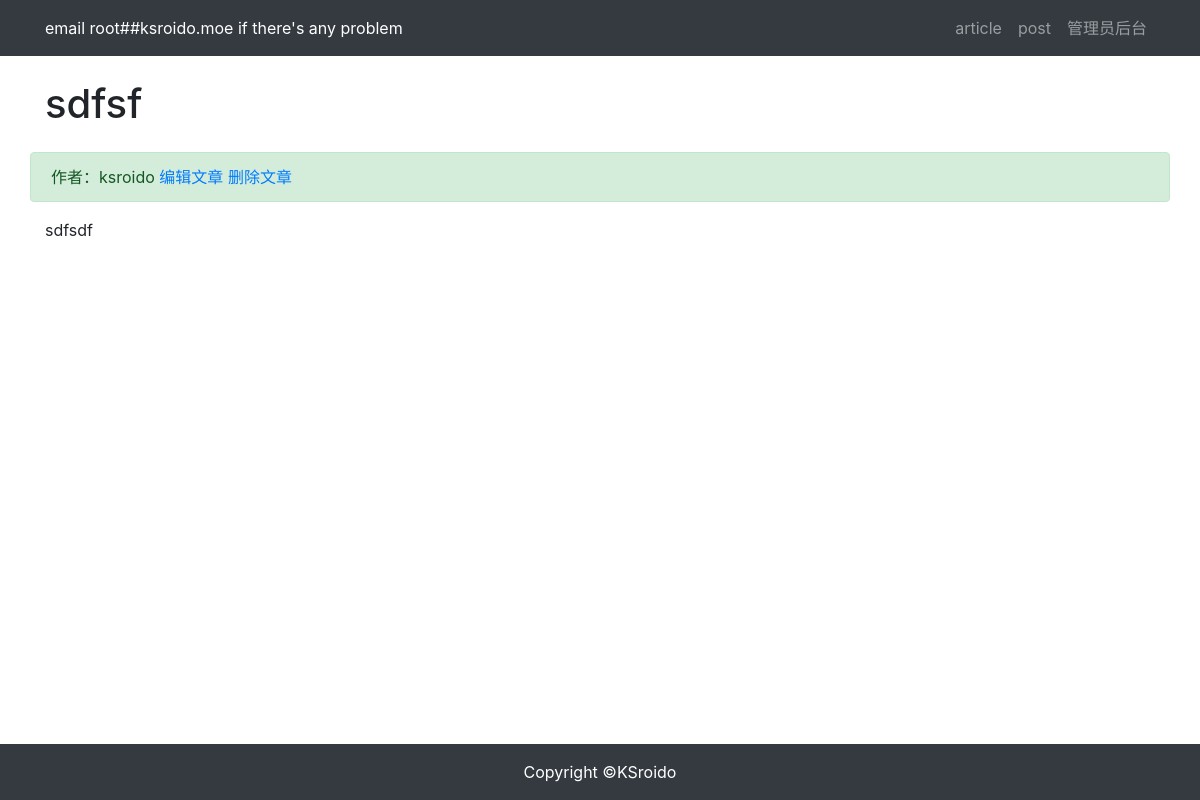
/article/article-detail/8/, run on an earlier commit of the app's database.
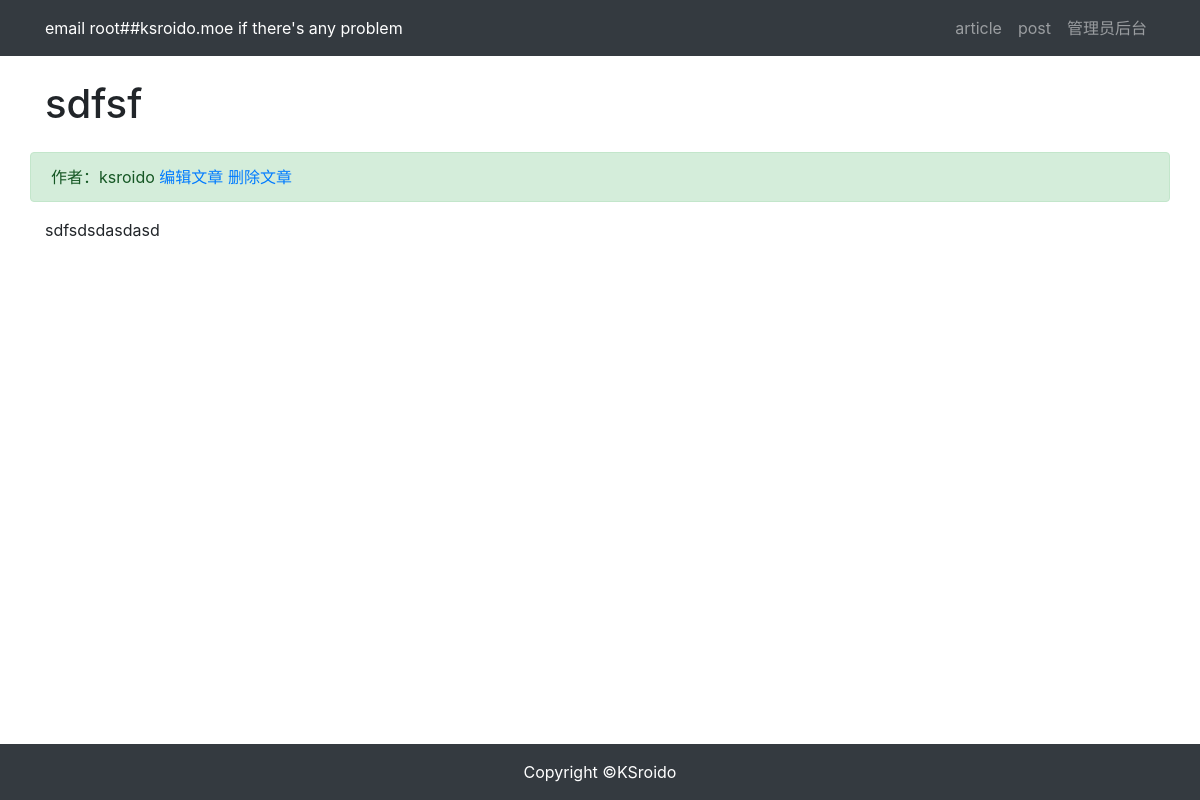
And on a later commit of the database.
### article/models.py (models this page shows, shortened)
class ArticlePost(models.Model):
    author = models.ForeignKey(User, on_delete=models.CASCADE, default=1)  # set default to User.id=1
    title = models.CharField(max_length=64)
    body = models.TextField()
    createdTime = models.DateTimeField(default=timezone.now)  # 初始化时写入默认值为当前时间
    updatedTime = models.DateTimeField(auto_now=True)  # 每次access时自动修改为当前时间
    class Meta:
        ordering = ('-createdTime',)

### article/views.py (the view)
# urls.py: path('article-detail/<int:id>/', views.article_details, name='article_detail'),
def article_details(request, id):
    article = ArticlePost.objects.get(id=id)
    article.body = markdown.markdown(
        article.body,
        extensions=[
            'markdown.extensions.extra',
            'markdown.extensions.codehilite',
        ])
    context = {'article': article}
    return render(request, 'article/detail.html', context)

### templates/article/detail.html (shortened to what this page needs)
{% extends "base.html" %}
{% block content %}
<div class="container">
    <div class="row">
        <h1 class="col-12 mt-4 mb-4">{{ article.title }}</h1>
        <div class="col-12 alert alert-success">作者：{{ article.author }}
            <a href="{% url "article:article_update" article.id %}">编辑文章</a>
            <a href="javascript:void(0)" onclick="confirm_safe_delete()">删除文章</a>
        </div>
        <div class="col-12">
            {{ article.body|safe }}
        </div>
    </div>
</div>
{% endblock content %}

What changed in the data, as far as the page shows it:
changed ArticlePost "sdfsf": body "sdfsdf" → "sdfsdsdasdasd"
